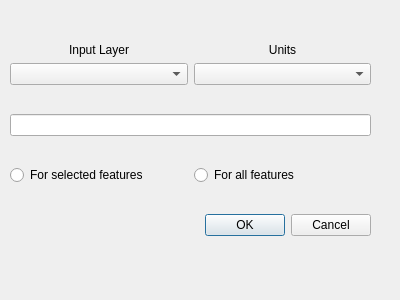
<?xml version="1.0" encoding="UTF-8"?>
<ui version="4.0">
 <class>SplitLineDialogBase</class>
 <widget class="QDialog" name="SplitLineDialogBase">
  <property name="geometry">
   <rect>
    <x>0</x>
    <y>0</y>
    <width>400</width>
    <height>300</height>
   </rect>
  </property>
  <property name="windowTitle">
   <string>Split Line</string>
  </property>
  <widget class="QWidget" name="">
   <property name="geometry">
    <rect>
     <x>10</x>
     <y>20</y>
     <width>361</width>
     <height>241</height>
    </rect>
   </property>
   <layout class="QVBoxLayout" name="verticalLayout">
    <item>
     <layout class="QHBoxLayout" name="horizontalLayout_3">
      <item>
       <layout class="QVBoxLayout" name="verticalLayout_5">
        <item>
         <widget class="QLabel" name="layerLabel">
          <property name="sizePolicy">
           <sizepolicy hsizetype="Preferred" vsizetype="Fixed">
            <horstretch>0</horstretch>
            <verstretch>0</verstretch>
           </sizepolicy>
          </property>
          <property name="layoutDirection">
           <enum>Qt::LeftToRight</enum>
          </property>
          <property name="text">
           <string>Input Layer</string>
          </property>
          <property name="textFormat">
           <enum>Qt::AutoText</enum>
          </property>
          <property name="alignment">
           <set>Qt::AlignCenter</set>
          </property>
         </widget>
        </item>
        <item>
         <widget class="QComboBox" name="layerDropdown"/>
        </item>
       </layout>
      </item>
      <item>
       <layout class="QVBoxLayout" name="verticalLayout_6">
        <property name="spacing">
         <number>6</number>
        </property>
        <property name="sizeConstraint">
         <enum>QLayout::SetDefaultConstraint</enum>
        </property>
        <item>
         <widget class="QLabel" name="unitsLabel">
          <property name="sizePolicy">
           <sizepolicy hsizetype="Preferred" vsizetype="Fixed">
            <horstretch>0</horstretch>
            <verstretch>0</verstretch>
           </sizepolicy>
          </property>
          <property name="text">
           <string>Units</string>
          </property>
          <property name="alignment">
           <set>Qt::AlignCenter</set>
          </property>
         </widget>
        </item>
        <item>
         <widget class="QComboBox" name="unitsDropdown"/>
        </item>
       </layout>
      </item>
     </layout>
    </item>
    <item>
     <widget class="QLineEdit" name="numInput"/>
    </item>
    <item>
     <layout class="QHBoxLayout" name="horizontalLayout_4">
      <item>
       <widget class="QRadioButton" name="radioButtonSelectedFea">
        <property name="text">
         <string>For selected features</string>
        </property>
       </widget>
      </item>
      <item>
       <widget class="QRadioButton" name="radioButtonAllFea">
        <property name="text">
         <string>For all features</string>
        </property>
       </widget>
      </item>
     </layout>
    </item>
    <item>
     <widget class="QDialogButtonBox" name="button_box">
      <property name="orientation">
       <enum>Qt::Horizontal</enum>
      </property>
      <property name="standardButtons">
       <set>QDialogButtonBox::Cancel|QDialogButtonBox::Ok</set>
      </property>
     </widget>
    </item>
   </layout>
  </widget>
 </widget>
 <resources/>
 <connections>
  <connection>
   <sender>button_box</sender>
   <signal>accepted()</signal>
   <receiver>SplitLineDialogBase</receiver>
   <slot>accept()</slot>
   <hints>
    <hint type="sourcelabel">
     <x>20</x>
     <y>20</y>
    </hint>
    <hint type="destinationlabel">
     <x>20</x>
     <y>20</y>
    </hint>
   </hints>
  </connection>
  <connection>
   <sender>button_box</sender>
   <signal>rejected()</signal>
   <receiver>SplitLineDialogBase</receiver>
   <slot>reject()</slot>
   <hints>
    <hint type="sourcelabel">
     <x>20</x>
     <y>20</y>
    </hint>
    <hint type="destinationlabel">
     <x>20</x>
     <y>20</y>
    </hint>
   </hints>
  </connection>
 </connections>
</ui>
